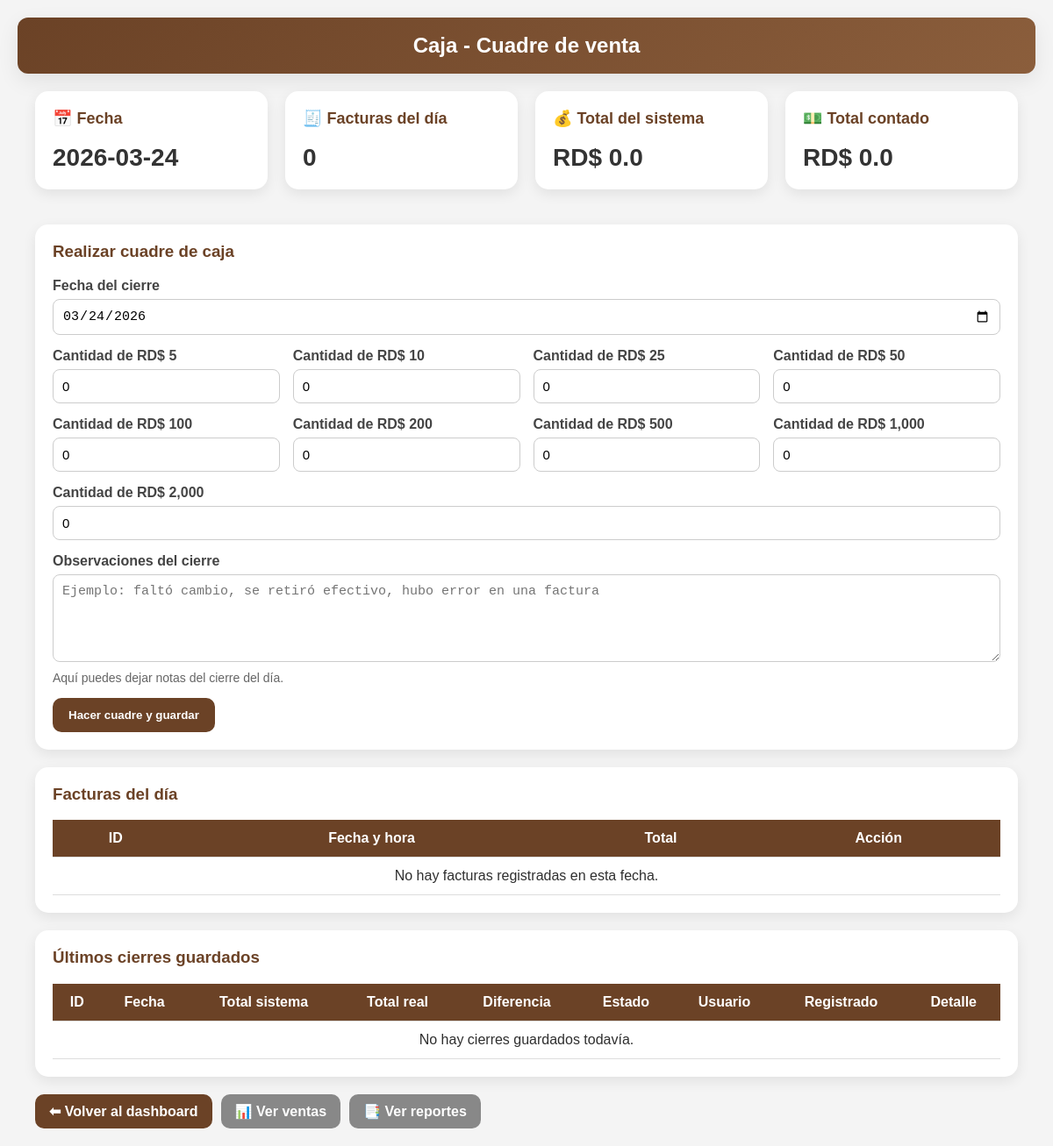
The app's page /caja (signed in), older data.
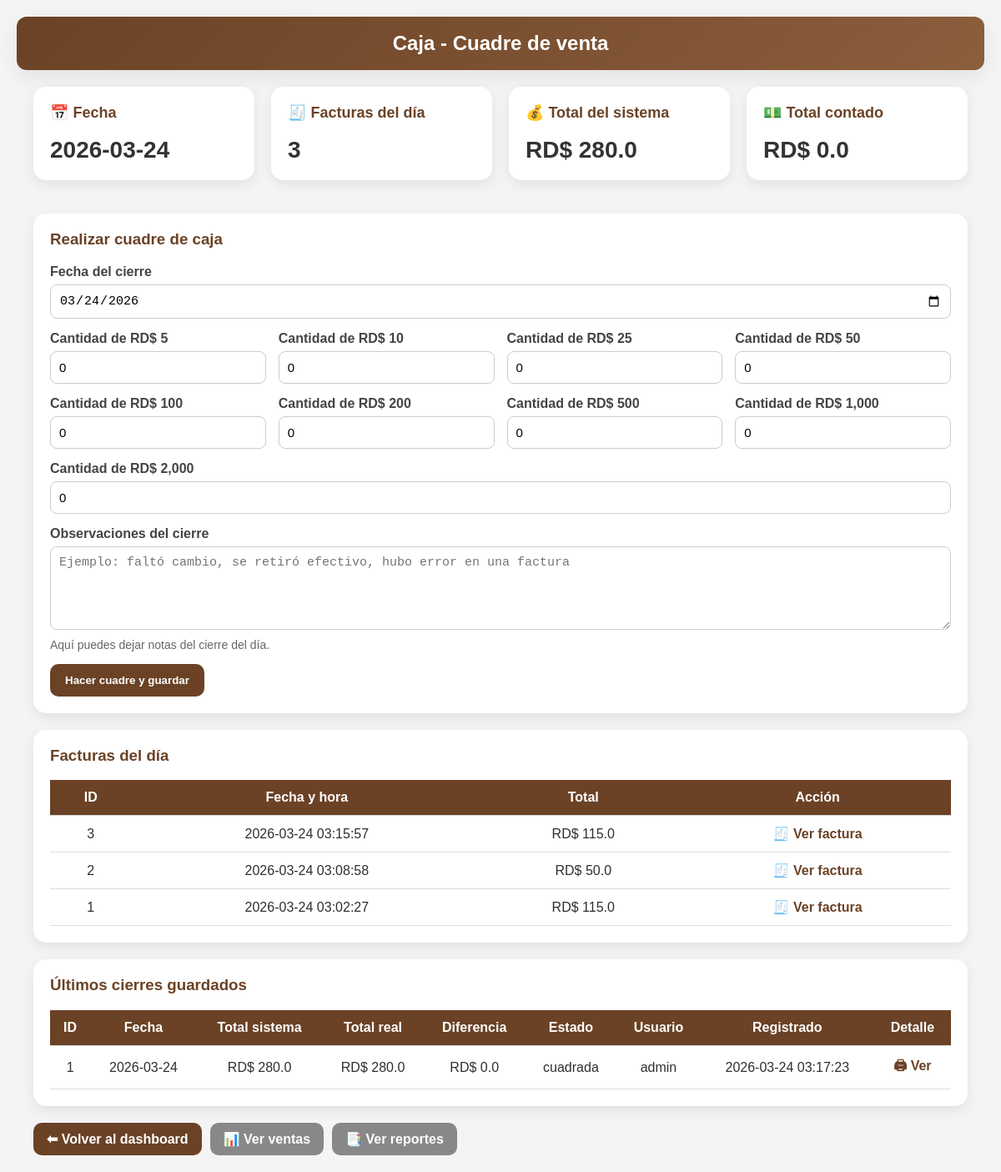
The same page, newer data.
### tables this page shows
CREATE TABLE facturas(
        id INTEGER PRIMARY KEY AUTOINCREMENT,
        fecha DATETIME DEFAULT CURRENT_TIMESTAMP,
        total REAL,
        pago_con REAL DEFAULT 0,
        devuelta REAL DEFAULT 0
    );

CREATE TABLE cierres_caja(
        id INTEGER PRIMARY KEY AUTOINCREMENT,
        fecha_cierre DATE,
        total_sistema REAL,
        total_real REAL,
        diferencia REAL,
        estado TEXT,
        cant_5 INTEGER DEFAULT 0,
        cant_10 INTEGER DEFAULT 0,
        cant_25 INTEGER DEFAULT 0,
        cant_50 INTEGER DEFAULT 0,
        cant_100 INTEGER DEFAULT 0,
        cant_200 INTEGER DEFAULT 0,
        cant_500 INTEGER DEFAULT 0,
        cant_1000 INTEGER DEFAULT 0,
        cant_2000 INTEGER DEFAULT 0,
        observaciones TEXT DEFAULT '',
        usuario TEXT DEFAULT '',
        creado_en DATETIME DEFAULT CURRENT_TIMESTAMP
    );

### app.py (the view, shortened to what this page needs)
@app.route("/caja", methods=["GET", "POST"])
def caja():
    if "usuario" not in session:
        return redirect("/")
    conn = None
    try:
        fecha = request.form.get("fecha") if request.method == "POST" else request.args.get("fecha")
        conn = conectar_seguro()
        c = conn.cursor()
        if not fecha:
            c.execute("SELECT DATE('now')")
            fecha = c.fetchone()[0]
        c.execute("""
            SELECT id, fecha, total
            FROM facturas
            WHERE DATE(fecha) = ?
            ORDER BY fecha DESC
        """, (fecha,))
        facturas = c.fetchall()
        c.execute("""
            SELECT COUNT(*), COALESCE(SUM(total), 0)
            FROM facturas
            WHERE DATE(fecha) = ?
        """, (fecha,))
        resumen = c.fetchone()
        cantidad_facturas = resumen[0]
        total_sistema = float(resumen[1] or 0)
        cant_5 = 0
        cant_10 = 0
        cant_25 = 0
        cant_50 = 0
        cant_100 = 0
        cant_200 = 0
        cant_500 = 0
        cant_1000 = 0
        cant_2000 = 0
        observaciones = ""
        total_real = 0.0
        diferencia = None
        estado = None
        cierre_guardado = False
        ultimo_cierre_id = None
        c.execute("""
            SELECT id, fecha_cierre, total_sistema, total_real, diferencia, estado, usuario, creado_en
            FROM cierres_caja
            ORDER BY creado_en DESC
            LIMIT 10
        """)
        cierres = c.fetchall()
        return render_template(
            "caja.html",
            fecha=fecha,
            facturas=facturas,
            cantidad_facturas=cantidad_facturas,
            total_sistema=total_sistema,
            cant_5=cant_5,
            cant_10=cant_10,
            cant_25=cant_25,
            cant_50=cant_50,
            cant_100=cant_100,
            cant_200=cant_200,
            cant_500=cant_500,
            cant_1000=cant_1000,
            cant_2000=cant_2000,
            observaciones=observaciones,
            total_real=total_real,
            diferencia=diferencia,
            estado=estado,
            cierre_guardado=cierre_guardado,
            ultimo_cierre_id=ultimo_cierre_id,
            cierres=cierres
        )
    finally:
        if conn:
            conn.close()

### app.py (called while the page is built)
def conectar_seguro():
    conn = conectar()
    try:
        conn.execute("PRAGMA foreign_keys = ON")
    except Exception:
        pass
    return conn

@app.before_request
def proteger_rutas():
    if request.path.startswith("/static/"):
        return None
    rutas_libres = ["/"]
    if request.path not in rutas_libres and "usuario" not in session:
        return redirect("/")

### database.py (called while the page is built)
def conectar():
    database_url = os.getenv("DATABASE_URL")
    if database_url and psycopg2:
        conn = psycopg2.connect(database_url)
        conn.autocommit = False
        return ConnectionCompat(conn)
    conn = sqlite3.connect("cafeteria.db", timeout=30)
    return conn

### templates/caja.html (shortened to what this page needs)
<!DOCTYPE html>
<html lang="es">
<head>
 <link rel="stylesheet" href="/static/css/style.css">
</head>
<body>
<header> Caja - Cuadre de venta</header>
<div class="container">
    <div class="grid">
        <div class="card">
            <h3>📅 Fecha</h3>
            <div class="valor">{{ fecha }}</div>
        </div>
        <div class="card">
            <h3>🧾 Facturas del día</h3>
            <div class="valor">{{ cantidad_facturas }}</div>
        </div>
        <div class="card">
            <h3>💰 Total del sistema</h3>
            <div class="valor">RD$ {{ total_sistema }}</div>
        </div>
        <div class="card">
            <h3>💵 Total contado</h3>
            <div class="valor">RD$ {{ total_real }}</div>
        </div>
    </div>
    <form method="POST" class="form-box">
        <h3 style="margin-top: 0; color: #6b4226;">Realizar cuadre de caja</h3>
        <div class="fila">
            <div>
                <label for="fecha">Fecha del cierre</label>
                <input type="date" id="fecha" name="fecha" value="{{ fecha }}" required>
            </div>
        </div>
        <div class="fila">
            <div>
                <label for="cant_5">Cantidad de RD$ 5</label>
                <input type="number" id="cant_5" name="cant_5" min="0" value="{{ cant_5 }}">
            </div>
            <div>
                <label for="cant_10">Cantidad de RD$ 10</label>
                <input type="number" id="cant_10" name="cant_10" min="0" value="{{ cant_10 }}">
            </div>
            <div>
                <label for="cant_25">Cantidad de RD$ 25</label>
                <input type="number" id="cant_25" name="cant_25" min="0" value="{{ cant_25 }}">
            </div>
            <div>
                <label for="cant_50">Cantidad de RD$ 50</label>
                <input type="number" id="cant_50" name="cant_50" min="0" value="{{ cant_50 }}">
            </div>
        </div>
        <div class="fila">
            <div>
                <label for="cant_100">Cantidad de RD$ 100</label>
                <input type="number" id="cant_100" name="cant_100" min="0" value="{{ cant_100 }}">
            </div>
            <div>
                <label for="cant_200">Cantidad de RD$ 200</label>
                <input type="number" id="cant_200" name="cant_200" min="0" value="{{ cant_200 }}">
            </div>
            <div>
                <label for="cant_500">Cantidad de RD$ 500</label>
                <input type="number" id="cant_500" name="cant_500" min="0" value="{{ cant_500 }}">
            </div>
            <div>
                <label for="cant_1000">Cantidad de RD$ 1,000</label>
                <input type="number" id="cant_1000" name="cant_1000" min="0" value="{{ cant_1000 }}">
            </div>
        </div>
        <div class="fila">
            <div>
                <label for="cant_2000">Cantidad de RD$ 2,000</label>
                <input type="number" id="cant_2000" name="cant_2000" min="0" value="{{ cant_2000 }}">
            </div>
        </div>
        <div class="fila">
            <div>
                <label for="observaciones">Observaciones del cierre</label>
                <textarea
                    id="observaciones"
                    name="observaciones"
                    placeholder="Ejemplo: faltó cambio, se retiró efectivo, hubo error en una factura"
                >{{ observaciones }}</textarea>
                <div class="mini">Aquí puedes dejar notas del cierre del día.</div>
            </div>
        </div>
        <button type="submit">Hacer cuadre y guardar</button>
    </form>
    <div class="tabla-box">
        <h3 style="margin-top: 0; color: #6b4226;">Facturas del día</h3>
        <table>
            <tr>
                <th>ID</th>
                <th>Fecha y hora</th>
                <th>Total</th>
                <th>Acción</th>
            </tr>
            {% if facturas %}
                {% for f in facturas %}
                <tr>
                    <td>{{ f[0] }}</td>
                    <td>{{ f[1] }}</td>
                    <td>RD$ {{ f[2] }}</td>
                    <td>
                        <a class="detalle-link" href="/factura/{{ f[0] }}">🧾 Ver factura</a>
                    </td>
                </tr>
                {% endfor %}
            {% else %}
                <tr>
                    <td colspan="4">No hay facturas registradas en esta fecha.</td>
                </tr>
            {% endif %}
        </table>
    </div>
    <div class="tabla-box">
        <h3 style="margin-top: 0; color: #6b4226;">Últimos cierres guardados</h3>
        <table>
            <tr>
                <th>ID</th>
                <th>Fecha</th>
                <th>Total sistema</th>
                <th>Total real</th>
                <th>Diferencia</th>
                <th>Estado</th>
                <th>Usuario</th>
                <th>Registrado</th>
                <th>Detalle</th>
            </tr>
            {% if cierres %}
                {% for c in cierres %}
                <tr>
                    <td>{{ c[0] }}</td>
                    <td>{{ c[1] }}</td>
                    <td>RD$ {{ c[2] }}</td>
                    <td>RD$ {{ c[3] }}</td>
                    <td>RD$ {{ c[4] }}</td>
                    <td>{{ c[5] }}</td>
                    <td>{{ c[6] }}</td>
                    <td>{{ c[7] }}</td>
                    <td>
                        <a class="detalle-link" href="/cierre/{{ c[0] }}">🖨 Ver</a>
                    </td>
                </tr>
                {% endfor %}
            {% else %}
                <tr>
                    <td colspan="9">No hay cierres guardados todavía.</td>
                </tr>
            {% endif %}
        </table>
    </div>
    <div class="acciones">
        <a class="link-btn" href="/dashboard">⬅ Volver al dashboard</a>
        <a class="link-btn sec" href="/ventas">📊 Ver ventas</a>
        <a class="link-btn sec" href="/reportes">📑 Ver reportes</a>
    </div>
</div>
</body>
</html>

### static/css/style.css (style rules this page uses)
:root { --principal:#6b4226; --principal-oscuro:#55331d; --secundario:#8b5e3c; --fondo:#f6f3ef; --blanco:#ffffff; --texto:#2f2f2f; --suave:#fdf7f3; --borde:#e6ddd4; --exito:#1f7a37; --info:#1565c0; --alerta:#c62828; --sombra:0 8px 24px rgba(0,0,0,0.08); --radio:16px; }
* { box-sizing:border-box; }
body { margin:0; font-family:Arial, sans-serif; background:var(--fondo); color:var(--texto); }
header { background:linear-gradient(135deg,var(--principal),var(--secundario)); color:var(--blanco); padding:20px; text-align:center; font-size:28px; font-weight:bold; box-shadow:var(--sombra); }
.container { max-width:1200px; margin:25px auto; padding:0 20px; }
h1,h2,h3 { color:var(--principal); }
.card, .form-box, .tabla-box, .buscador, .filtro, .ticket, .factura-container { background:var(--blanco); padding:20px; border-radius:var(--radio); box-shadow:var(--sombra); margin-bottom:20px; }
.menu, .grid, .fila { display:grid; gap:20px; }
.grid { grid-template-columns:repeat(auto-fit,minmax(220px,1fr)); }
.fila { grid-template-columns:repeat(auto-fit,minmax(220px,1fr)); margin-bottom:15px; }
a { text-decoration:none; color:var(--principal); }
label { display:block; margin-bottom:6px; font-weight:bold; color:#444; }
input, select, textarea { width:100%; padding:11px 12px; border:1px solid var(--borde); border-radius:10px; font-size:15px; background:#fff; }
textarea { min-height:100px; resize:vertical; }
button, .btn, .link-btn { display:inline-block; background:var(--principal); color:var(--blanco); border:none; padding:12px 18px; border-radius:10px; cursor:pointer; font-weight:bold; }
.link-btn.sec { background:#8c8c8c; }
table { width:100%; border-collapse:collapse; background:var(--blanco); }
th, td { padding:12px; border-bottom:1px solid #eee; text-align:center; }
th { background:var(--principal); color:var(--blanco); }
.valor { font-size:28px; font-weight:bold; }
.mini { font-size:14px; color:#666; margin-top:6px; }
.acciones { margin-top:20px; display:flex; gap:10px; flex-wrap:wrap; }

### templates/caja.html (style rules this page uses)
body { font-family: Arial, sans-serif; background: #f4f4f4; margin: 0; padding: 20px; }
header { background: linear-gradient(135deg, #6b4226, #8b5e3c); color: white; padding: 18px; text-align: center; font-size: 24px; border-radius: 12px; margin-bottom: 20px; }
.container { max-width: 1200px; margin: auto; }
.grid { display: grid; grid-template-columns: repeat(auto-fit, minmax(220px, 1fr)); gap: 20px; margin-bottom: 20px; }
.card { background: white; padding: 20px; border-radius: 15px; box-shadow: 0px 5px 15px rgba(0, 0, 0, 0.08); }
.card h3 { margin-top: 0; color: #6b4226; font-size: 18px; }
.valor { font-size: 28px; font-weight: bold; color: #333; }
.form-box { background: white; padding: 20px; border-radius: 15px; box-shadow: 0px 5px 15px rgba(0, 0, 0, 0.08); margin-bottom: 20px; }
.fila { display: grid; grid-template-columns: repeat(auto-fit, minmax(220px, 1fr)); gap: 15px; margin-bottom: 15px; }
label { display: block; margin-bottom: 6px; font-weight: bold; color: #444; }
input, textarea { width: 100%; padding: 10px; border: 1px solid #ccc; border-radius: 8px; box-sizing: border-box; }
textarea { min-height: 100px; resize: vertical; }
button { background: #6b4226; color: white; border: none; padding: 12px 18px; border-radius: 10px; cursor: pointer; font-weight: bold; margin-right: 8px; }
.tabla-box { background: white; padding: 20px; border-radius: 15px; box-shadow: 0px 5px 15px rgba(0, 0, 0, 0.08); margin-top: 20px; }
table { width: 100%; border-collapse: collapse; }
th, td { padding: 12px; border-bottom: 1px solid #ddd; text-align: center; }
th { background: #6b4226; color: white; }
.acciones { margin-top: 20px; display: flex; gap: 10px; flex-wrap: wrap; }
.link-btn { text-decoration: none; background: #6b4226; color: white; padding: 10px 16px; border-radius: 10px; display: inline-block; }
.link-btn.sec { background: #888; }
.mini { font-size: 14px; color: #666; }
.detalle-link { text-decoration: none; color: #6b4226; font-weight: bold; }

Row changes from the older to the newer data that the page shows:
added facturas: id "3", fecha "2026-03-24 03:15:57", total "115.0"
added facturas: id "2", fecha "2026-03-24 03:08:58", total "50.0"
added facturas: id "1", fecha "2026-03-24 03:02:27", total "115.0"
added cierres_caja: id "1", fecha_cierre "2026-03-24", total_sistema "280.0", total_real "280.0", diferencia "0.0", estado "cuadrada", usuario "admin", creado_en "2026-03-24 03:17:23"
Text that changed along with them:
{{ cantidad_facturas }}: "0" → "3"
{{ total_sistema }}: "0.0" → "280.0"
text no longer shown: "No hay facturas registradas en esta fecha. No hay cierres guardados todavía."
